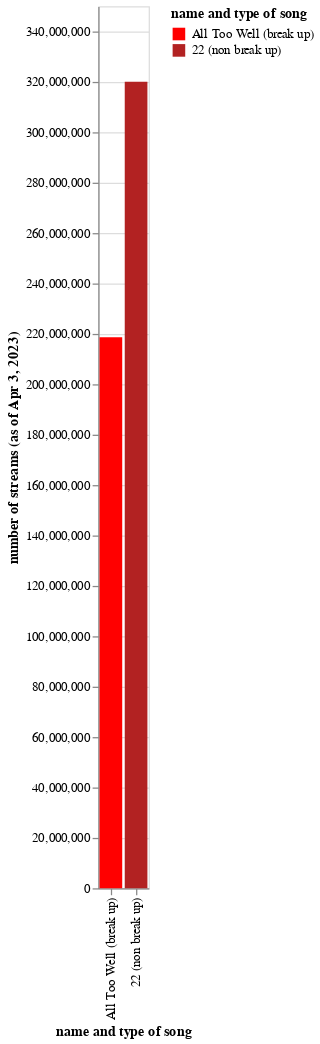

Write notebook code for a chart like this one.
### Code cell
## this code block is for FIGURE 16
df = pd.DataFrame({"name and type of song": ["All Too Well (break up)", "22 (non break up)"], "number of streams (as of Apr 3, 2023)": [218712457,320090749]})

plot = (
    alt.Chart(df).properties(height=700)
    .mark_bar()
    .encode(
        x=alt.X("name and type of song", sort="y"),
        y="number of streams (as of Apr 3, 2023)",
    color=alt.Color('name and type of song',
                     scale=alt.Scale(
                         domain=df.sort_values(['number of streams (as of Apr 3, 2023)'])['name and type of song'].tolist(),
                         range=['red', 'firebrick']))))
plot

### Figure 1 — Vega-Lite specification as saved in the notebook (floating-point values rounded to 4 significant figures)
{"config": {"view": {"continuousWidth": 400, "continuousHeight": 300}}, "data": {"name": "data-9f2e1b36dc0ce6e0f2c65e2517f37a0d"}, "mark": "bar", "encoding": {"color": {"field": "name and type of song", "scale": {"domain": ["All Too Well (break up)", "22 (non break up)"], "range": ["red", "firebrick"]}, "type": "nominal"}, "x": {"field": "name and type of song", "sort": "y", "type": "nominal"}, "y": {"field": "number of streams (as of Apr 3, 2023)", "type": "quantitative"}}, "height": 700, "$schema": "https://vega.github.io/schema/vega-lite/v4.17.0.json", "datasets": {"data-9f2e1b36dc0ce6e0f2c65e2517f37a0d": [{"name and type of song": "All Too Well (break up)", "number of streams (as of Apr 3, 2023)": 218712457}, {"name and type of song": "22 (non break up)", "number of streams (as of Apr 3, 2023)": 320090749}]}}
